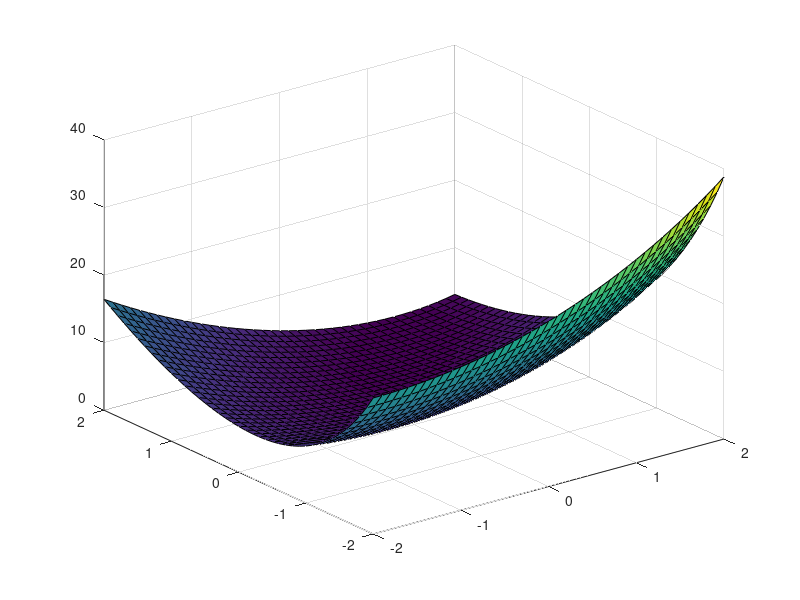

This chart was generated by the following MATLAB code: (Note: this script raises an error after producing the figure.)
f = (@(X) (exp(X(1,:)-1) + exp(1-X(2,:)) + (X(1,:) - X(2,:)).^2));

%f = (@(X) (sin(0.5*X(1,:).^2 - 0.25 * X(2,:).^2 + 3) .* cos(2*X(1,:) + 1 - exp(X(2,:))) ))
%f = (@(X) (1-X(1,:)).^2 + 100 * (X(2,:) - X(1,:).^2).^2);

plot_type = 1;
[X, Y] = meshgrid([-2:0.1:2]);
XX = [reshape(X, 1, numel(X)); reshape(Y, 1, numel(Y))];

if plot_type == 0
    contour(X, Y, reshape(f(XX), length(X), length(X)), 50)
else
    surf(X, Y, reshape(f(XX), length(X), length(X)))
end

hold on;


x0 = [-1; -1];
[x, v, h] = lbfgs(f, x0, 2);

% plot step
for i=2:length(h)
    tmp1 = h(:,i-1);
    tmp2 = h(:,i);
    if plot_type == 0
        quiver(tmp1(1),tmp1(2),tmp2(1)-tmp1(1),tmp2(2)-tmp1(2), 0, 'r','LineWidth',3)   
    else
        quiver3(tmp1(1),tmp1(2),(f(tmp1) + 0.5)*1.1, tmp2(1)-tmp1(1),tmp2(2)-tmp1(2), (f(tmp2) - f(tmp1))*1.1 , 0, 'r','LineWidth',4)   
    end
end


[x, v, h] = bfgs(f, x0);

% plot step
for i=2:length(h)
    tmp1 = h(:,i-1);
    tmp2 = h(:,i);
    if plot_type == 0
        quiver(tmp1(1),tmp1(2),tmp2(1)-tmp1(1),tmp2(2)-tmp1(2), 0, 'g','LineWidth',2)   
    else
        quiver3(tmp1(1),tmp1(2),(f(tmp1) + 0.5)*1.1, tmp2(1)-tmp1(1),tmp2(2)-tmp1(2), (f(tmp2) - f(tmp1))*1.1 , 0, 'g','LineWidth',3)   
    end
end


disp 'vlbfgs'

x0 = [-1; -1];
[x, v, h] = vlbfgs(f, x0, 2);

% plot step
for i=2:length(h)
    tmp1 = h(:,i-1);
    tmp2 = h(:,i);
    if plot_type == 0
        quiver(tmp1(1),tmp1(2),tmp2(1)-tmp1(1),tmp2(2)-tmp1(2), 0, 'b','LineWidth',2)   
    else
        quiver3(tmp1(1),tmp1(2),(f(tmp1) + 0.5)*1.1, tmp2(1)-tmp1(1),tmp2(2)-tmp1(2), (f(tmp2) - f(tmp1))*1.1 , 0, 'y','LineWidth',3)   
    end
end